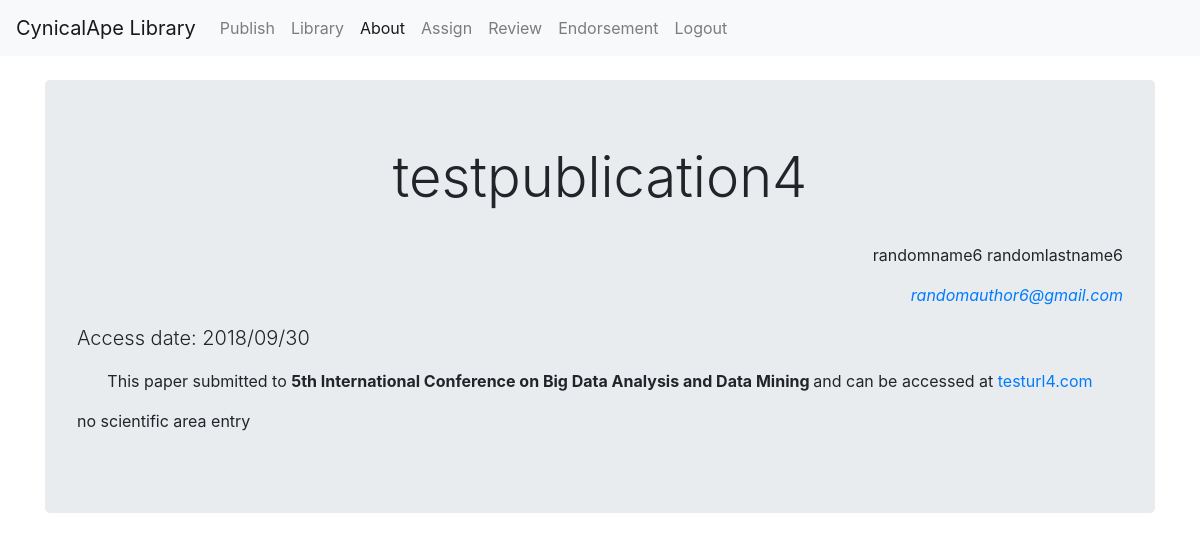
/code/paperpage.php?paper=888, run on an earlier commit of the app's database.
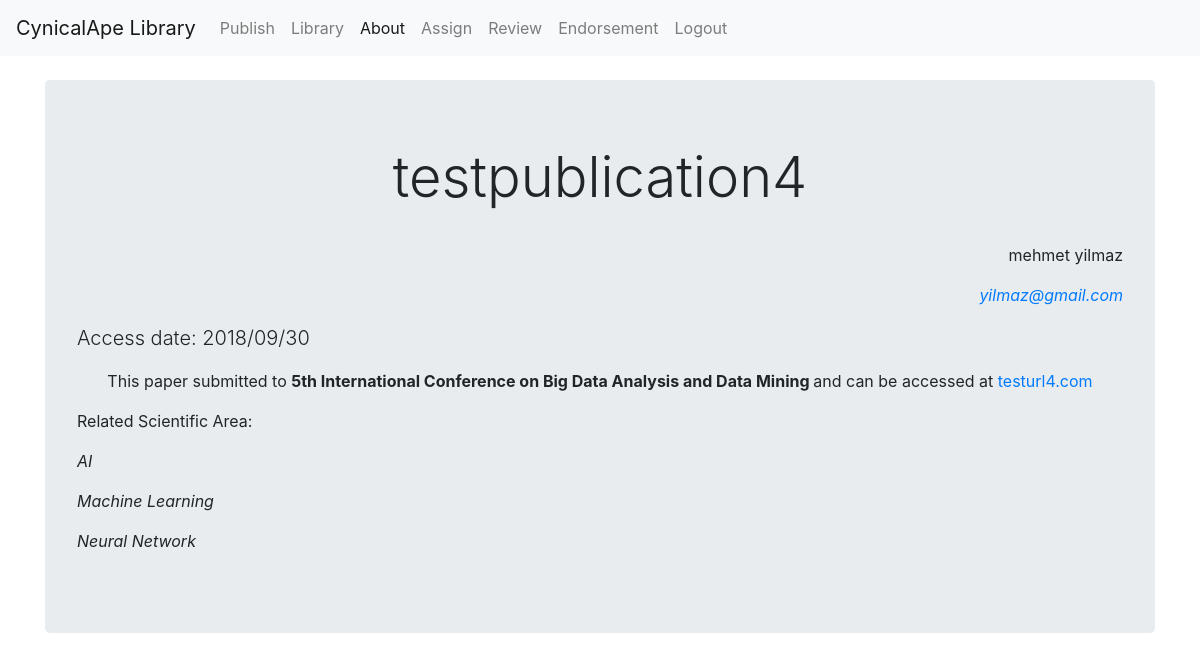
And on a later commit of the database.
### tables this page shows
CREATE TABLE publicationArea(
	publicationID INT UNSIGNED NOT NULL,
	scientificArea VARCHAR(100) NOT NULL,
	FOREIGN KEY(publicationID)
		REFERENCES publications(ID)
		ON DELETE CASCADE,
	PRIMARY KEY (publicationID, scientificArea)
);

### code/retrievepaper.php (the view, shortened to what this page needs)
<?php
include 'connection.php';
$sql = "SELECT authorID, name, mail, lastname, ID, PublicationTitle, OrganizationTitle, weblink
        FROM paperview
        WHERE ID = $paperID;";
$result = $conn->query($sql);
$author_name = array();
$author_last_name = array();
$author_mail = array();
$paperID = "empty";
$PublicationTitle= "empty";
$OrganizationTitle= "empty";
if ($result->num_rows > 0) {
    while($row = $result->fetch_assoc()) {
        array_push($author_name, $row['name']);
        array_push($author_last_name, $row['lastname']);
        array_push($author_mail, $row['mail']);
        $paperID = $row['ID'];
        $PublicationTitle= $row['PublicationTitle'];
        $OrganizationTitle = $row['OrganizationTitle'];
        $weblink = $row['weblink'];
    }
    echo "<h1 align='center' class='display-4'>$PublicationTitle</h1>";
    echo "<br>";
    for ($x = 0; $x < count($author_last_name); $x++) {
        echo "<p align='right'> $author_name[$x] $author_last_name[$x]</p>";
        echo "<p align='right'> <a href='#'><i>$author_mail[$x]</i></a> </p>";
    }
    echo "<p class='lead'> Access date: " . date("Y/m/d") . "<br></p>";
    echo "<p align='center'> This paper submitted to <b> $OrganizationTitle </b> and can
        be accessed at <a href='$weblink'>$weblink</a></p>";
} else {
    echo "<p align='center'> No result with that title </p>";
}
$sql = "SELECT scientificArea
        FROM publicationarea
        WHERE publicationID = $paperID;";
$result = $conn->query($sql);
if ($result->num_rows > 0) {
    echo "<p> Related Scientific Area: </p>";
while($row = $result->fetch_assoc()) {
        $area = $row['scientificArea'];
        echo "<p> <i>$area</i> </p>";
    }
}
else {
    echo "<p> no scientific area entry </p>";
}
?>

### code/paperpage.php (shortened to what this page needs)
<!DOCTYPE html>
<html>
<head>
    <link rel="stylesheet" href="https://maxcdn.bootstrapcdn.com/bootstrap/4.0.0/css/bootstrap.min.css">
    <link rel="stylesheet" type="text/css" href="random.css">
</head>
<body>
<nav class="navbar navbar-expand-lg navbar-light bg-light">
    <a class="navbar-brand" href="about.php">CynicalApe Library</a>
    <div class="collapse navbar-collapse" id="navbarNavDropdown">
        <u2 class="navbar-nav">
            <li class="nav-item">
                <a class="nav-link" href="publish.php">Publish</a>
            </li>
            <li class="nav-item">
                <a class="nav-link" href="library.php">Library</a>
            </li>
            <li class="nav-item active">
                <a class="nav-link" href="about.php">About</a>
            </li>
            <li class="nav-item">
                <a class="nav-link" href="assign.php">Assign</a>
            </li>
            <li class="nav-item">
                <a class="nav-link" href="review.php">Review</a>
            </li>
            <li class="nav-item">
                <a class="nav-link" href="endorsement.php">Endorsement</a>
            </li>
            <li class="nav-item">
                <a class="nav-link" href="index.php">Logout</a>
            </li>
        </u2>
    </div>
</nav>
<br>
<div class = "container">
    <div class="jumbotron">
        <?php
        if(isset($_GET['paper'])) {
            $paperID = $_GET['paper'];
        }
        include 'retrievepaper.php';?>
    </div>
</div>
</body>
</html>

What changed in the data, as far as the page shows it:
added publicationarea: scientificArea "AI"
added publicationarea: scientificArea "Machine Learning"
added publicationarea: scientificArea "Neural Network"
Also different on the page:
new list line: "mehmet yilmaz yilmaz@gmail.com"
text no longer shown: "no scientific area entry"
text now shown: "Related Scientific Area:"
list line gone: "randomname6 randomlastname6 randomauthor6@gmail.com"
